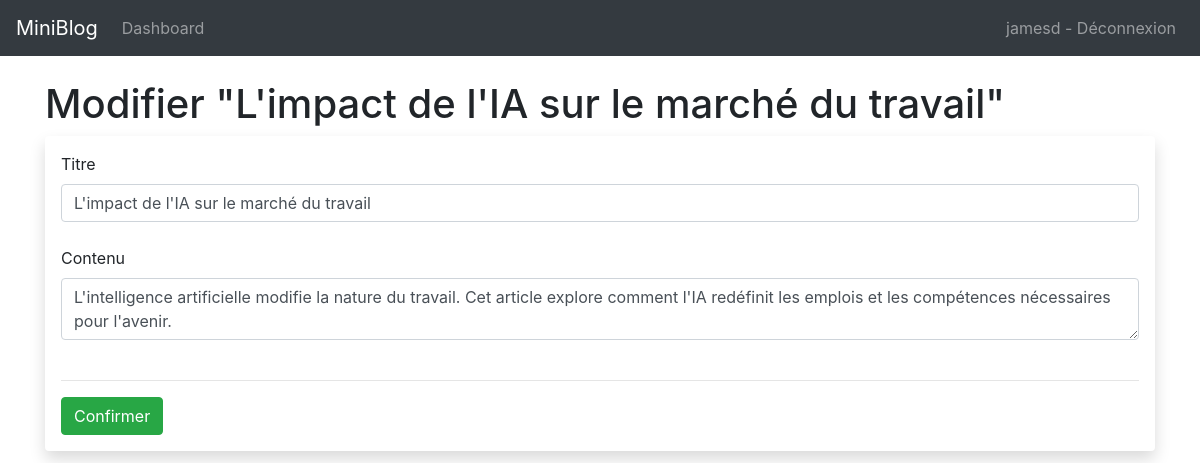
The page /post/9/edit (signed in) on the database its author committed.
### app/models.py (models this page shows, shortened)
class User(db.Model, UserMixin):
    id = db.Column(db.Integer, primary_key=True)
    username = db.Column(db.String(20), nullable=False, unique=True)
    email = db.Column(db.String(120), nullable=False, unique=True)
    password_hash = db.Column(db.String(255), nullable=False)
    is_admin = db.Column(db.Boolean, default=False)
    created = db.Column(db.DateTime, default=datetime.now, nullable=False)
    posts = db.relationship('Post', backref='author',
                            lazy=True, cascade="all, delete-orphan")
    @property
    def password(self):
        raise AttributeError('password is not a readable attribute')

class Post(db.Model):
    id = db.Column(db.Integer, primary_key=True)
    created = db.Column(db.DateTime, nullable=False, default=datetime.now)
    title = db.Column(db.String(200), nullable=False)
    content = db.Column(db.Text, nullable=False)
    user_id = db.Column(db.Integer, db.ForeignKey('user.id'), nullable=False)

### app/posts/routes.py (the view, shortened to what this page needs)
@bp.route('/<int:post_id>/edit', methods=('GET', 'POST'))
@login_required
def update(post_id):
    post = Post.query.get_or_404(post_id)
    form = PostForm()
    form.title.data = post.title
    form.content.data = post.content
    return render_template('posts/edit.html', post=post, form=form)

### app/webforms.py
class PostForm(FlaskForm):
    title = StringField("Titre", validators=[InputRequired()])
    content = TextAreaField("Contenu", validators=[InputRequired()])
    submit = SubmitField("Confirmer")

### app/models.py (called while the page is built)
@login_manager.user_loader
def load_user(user_id):
    return User.query.get(int(user_id))

### app/templates/posts/edit.html (shortened to what this page needs)
{% extends 'base.html' %}
{% block content %}
<h1>{% block title %} Modifier "{{ post.title }}" {% endblock %}</h1>
<div class="shadow p-3 mb-5 bg-body rounded">
    <form method="POST">
        {{ form.title.label(class='form-label') }}
        {{ form.title(class='form-control') }}
        <br />
        {{ form.content.label(class='form-label') }}
        {{ form.content(class='form-control') }}
        <br />
        <hr>
        {{ form.submit(class='btn btn-success') }}
    </form>
</div>
{% endblock %}

### app/templates/base.html (shortened to what this page needs)
<!doctype html>
<html lang="en">
<head>
  <link rel="stylesheet" href="{{ url_for('static', filename= 'css/style.css') }}">
  <link rel="stylesheet" href="https://stackpath.bootstrapcdn.com/bootstrap/4.3.1/css/bootstrap.min.css"
>
</head>
<body>
  <nav class="navbar navbar-expand-md navbar-dark bg-dark">
    <a class="navbar-brand" href="{{ url_for('index')}}">MiniBlog</a>
    <div class="collapse navbar-collapse" id="navbarNav">
      <ul class="navbar-nav">
        {% if current_user.is_authenticated %}
        <li class="nav-item">
          <a class="nav-link" href="{{url_for('users.dashboard')}}">Dashboard</a>
        </li>
        {% endif %}
      </ul>
      <ul class="navbar-nav ml-auto">
        {% if current_user.is_authenticated %}
        <li class="nav-item">
          <a class="nav-link" href="{{url_for('users.logout')}}">{{current_user.username}} - Déconnexion</a>
        </li>
        {% endif %}
      </ul>
    </div>
  </nav>
  <div class="container">
    <br />
    {% block content %} {% endblock %}
  </div>
</body>
</html>

### rows shown on the page
User: username "jamesd"
Post: title "L'impact de l'IA sur le marché du travail", content "L'intelligence artificielle modifie la nature du travail. Cet article explore comment l'IA redéfinit les emplois et les compétences nécessaires pour l'avenir."
